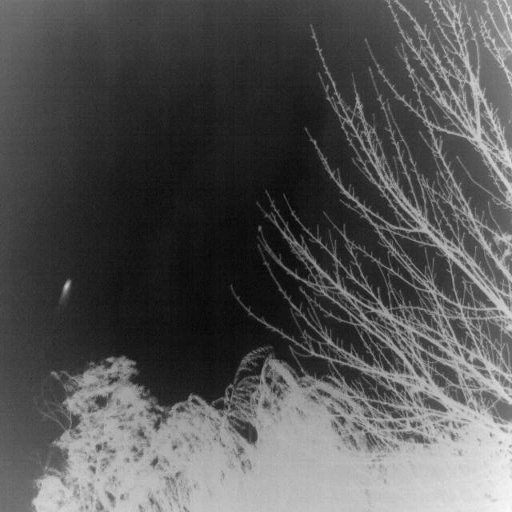
#> input picture data/IRSTD-1k/IRSTD1k_Img/XDU100.png, 512 x 512 px; its folder holds only this picture in this run
$ python -i jittor_utils.py   (imports and definitions only)   (older library calls are emulated)
#> lines starting #> are read from the running program, lines starting #| are printed output that depends on the picture
#> further down, picture is the input picture: shape (512, 512, 3); min 3, max 250, mean 85
import jittor as jt
import numpy as np
import cv2
import os
import yaml
from jittor import nn

# [68 lines left out: functions set_random_seed, save_checkpoint, load_checkpoint, load_config, not called in this run]

def sobel_edge_detection(img):
    """
    使用Sobel算子计算边缘图

    Args:
        img: 输入图像，形状为[H, W, C]或[H, W]，取值范围为[0,1]的浮点数

    Returns:
        边缘图，形状为[H, W, 3]，取值范围为[0,1]的浮点数
    """
    if len(img.shape) == 3:
        # 转换为灰度图
        if img.shape[2] == 3:
            gray = cv2.cvtColor((img * 255).astype(np.uint8), cv2.COLOR_RGB2GRAY)
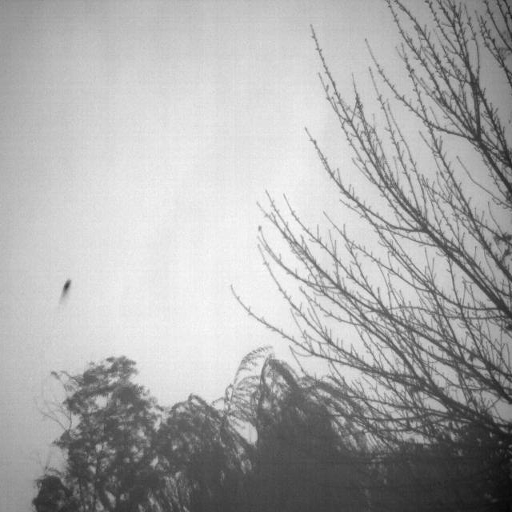
#> gray: shape (512, 512); min 6, max 253, mean 171
        else:
            gray = (img[:, :, 0] * 255).astype(np.uint8)
    else:
        gray = (img * 255).astype(np.uint8)

    # 计算Sobel边缘
    sobelx = cv2.Sobel(gray, cv2.CV_64F, 1, 0, ksize=3)
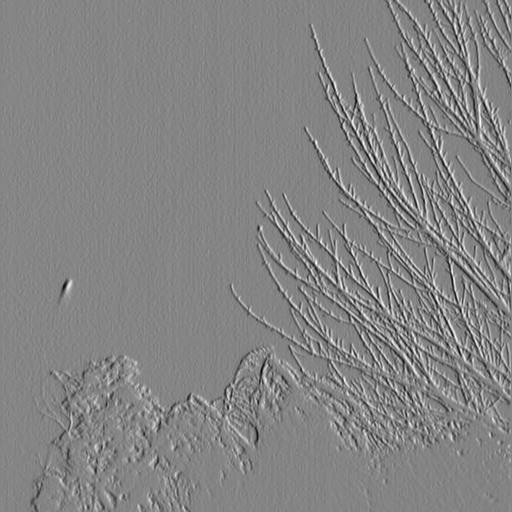
#> sobelx: shape (512, 512) float64; min -416, max 383, mean -1.2; drawn with min black and max white
    sobely = cv2.Sobel(gray, cv2.CV_64F, 0, 1, ksize=3)
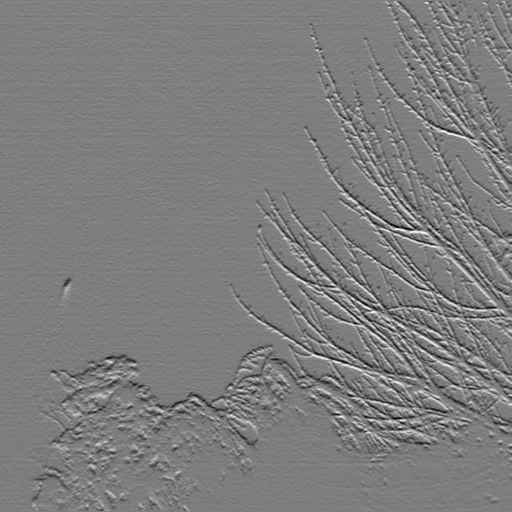
#> sobely: shape (512, 512) float64; min -369, max 375, mean -1.6; drawn with min black and max white

    # 组合x和y方向梯度
    magnitude = np.sqrt(sobelx**2 + sobely**2)
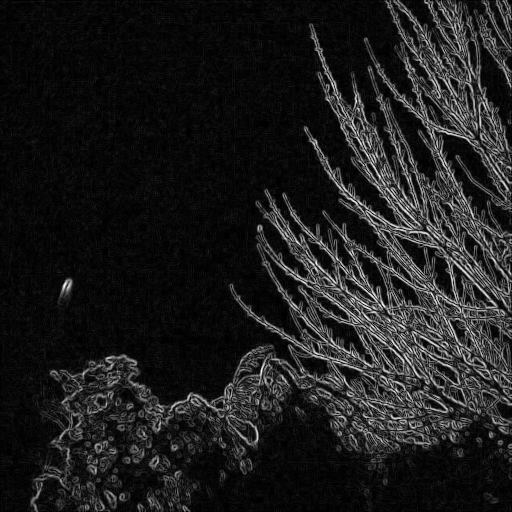
#> magnitude: shape (512, 512) float64; min 0, max 429.8, mean 49.9; drawn with min black and max white

    # 归一化到[0,1]范围
    magnitude = magnitude / magnitude.max() if magnitude.max() > 0 else magnitude

    # 转换为三通道图像
    edge_map = np.stack([magnitude, magnitude, magnitude], axis=2)

    return edge_map

# [92 lines left out: functions setup_jittor, create_optimizer, create_lr_scheduler, not called in this run]

>>> import cv2
>>> picture = cv2.cvtColor(cv2.imread('../../../data/IRSTD-1k/IRSTD1k_Img/XDU100.png'), cv2.COLOR_BGR2RGB)
>>> result = sobel_edge_detection(picture)

$ run again, on data/IRSTD-1k/IRSTD1k_Img/XDU127.png
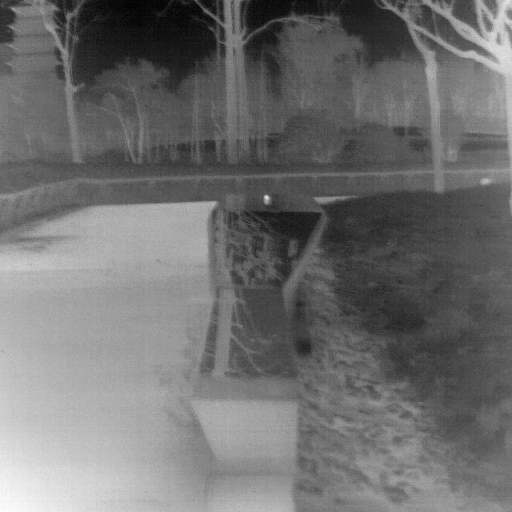
#> input picture data/IRSTD-1k/IRSTD1k_Img/XDU127.png, 512 x 512 px
#> picture is the input picture: shape (512, 512, 3); min 0, max 252, mean 111.5
#> in sobel_edge_detection, `sobely = cv2.Sobel(gray, cv2.CV_64F, 0, 1, ksize=3)`:
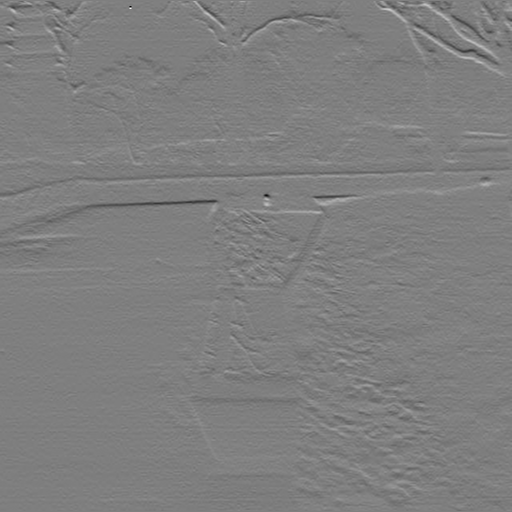
#> sobely: shape (512, 512) float64; min -491, max 490, mean -1.8; drawn with min black and max white
#> in sobel_edge_detection, `magnitude = np.sqrt(sobelx**2 + sobely**2)`:
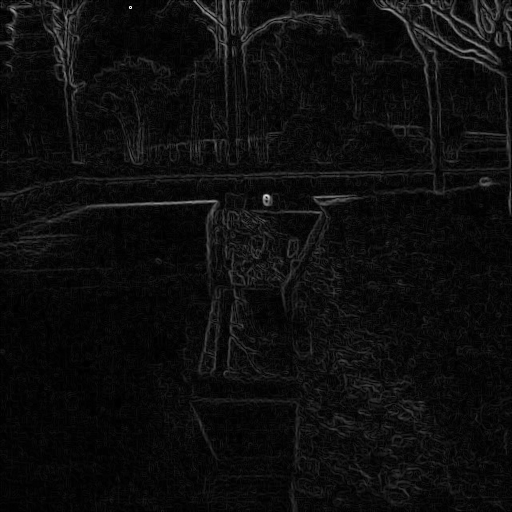
#> magnitude: shape (512, 512) float64; min 0, max 501, mean 26.4; drawn with min black and max white

$ run again, on data/IRSTD-1k/IRSTD1k_Img/XDU140.png
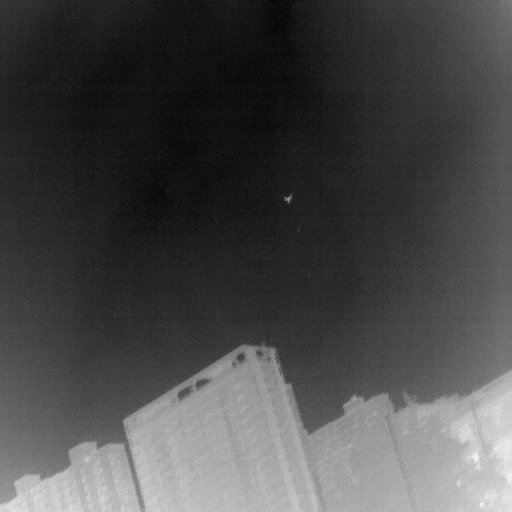
#> input picture data/IRSTD-1k/IRSTD1k_Img/XDU140.png, 512 x 512 px
#> picture is the input picture: shape (512, 512, 3); min 3, max 253, mean 73.1
#> in sobel_edge_detection, `sobely = cv2.Sobel(gray, cv2.CV_64F, 0, 1, ksize=3)`:
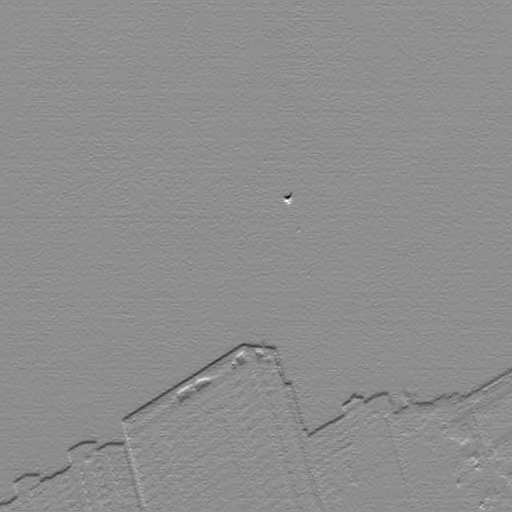
#> sobely: shape (512, 512) float64; min -307, max 240, mean -2.3; drawn with min black and max white
#> in sobel_edge_detection, `magnitude = np.sqrt(sobelx**2 + sobely**2)`:
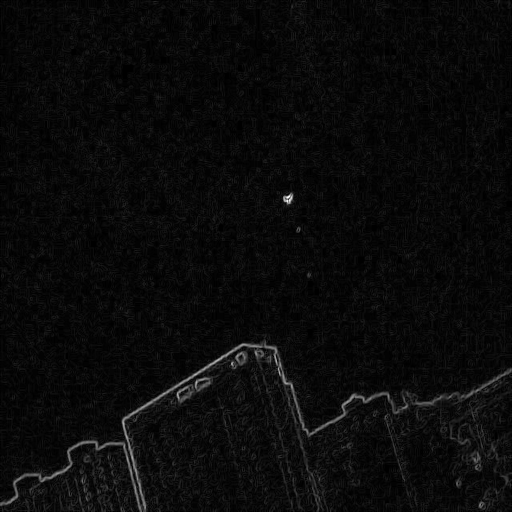
#> magnitude: shape (512, 512) float64; min 0, max 325.8, mean 13.8; drawn with min black and max white

$ run again, on data/IRSTD-1k/IRSTD1k_Img/XDU146.png
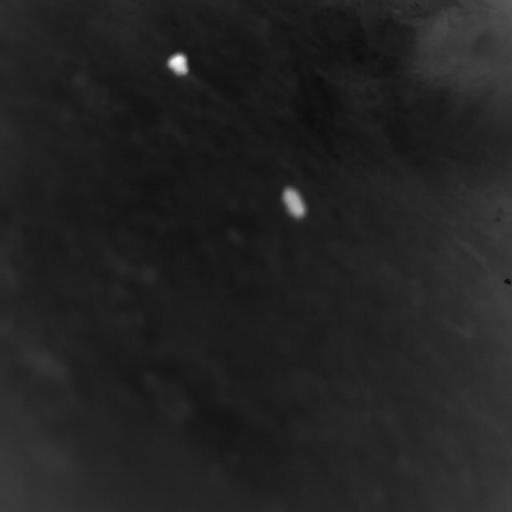
#> input picture data/IRSTD-1k/IRSTD1k_Img/XDU146.png, 512 x 512 px
#> picture is the input picture: shape (512, 512, 3); min 7, max 255, mean 34
#> in sobel_edge_detection, `sobely = cv2.Sobel(gray, cv2.CV_64F, 0, 1, ksize=3)`:
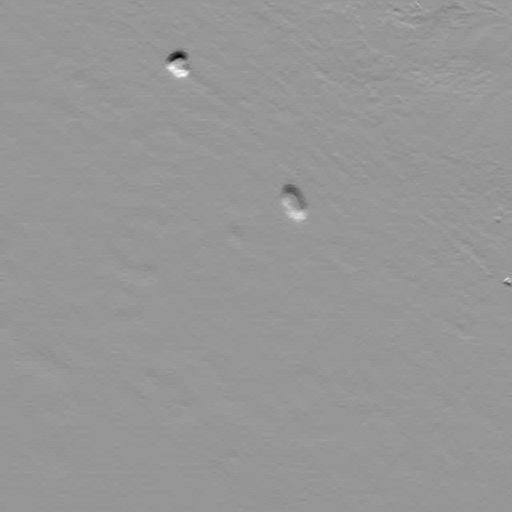
#> sobely: shape (512, 512) float64; min -300, max 208, mean -0.1; drawn with min black and max white
#> in sobel_edge_detection, `magnitude = np.sqrt(sobelx**2 + sobely**2)`:
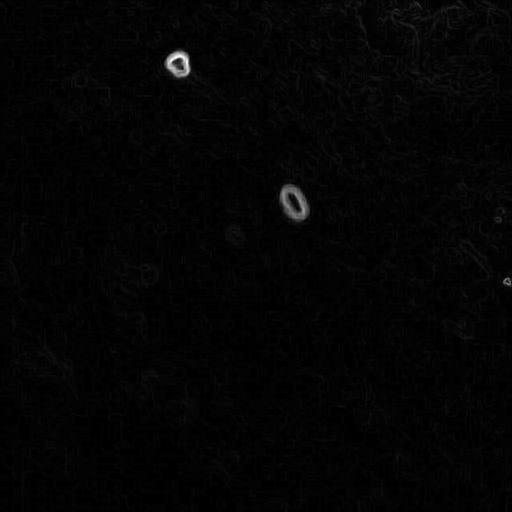
#> magnitude: shape (512, 512) float64; min 0, max 310.7, mean 5.3; drawn with min black and max white
